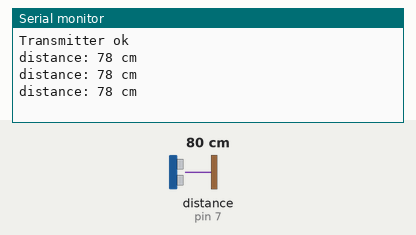
The sketch below on a simulated Arduino Uno, built with avr-gcc and run on an emulated ATmega328P. Shown: the last lines printed to the serial monitor. Wiring (inferred from the names in the program): ultrasonic range finder: trigger pin 6; echo pin 7. The inputs (shaded band) are chosen by the test bench; at power-on: distance to the obstacle (sensor on pin 7) 80 cm. The echo pulse lasts 58.3 µs per cm; no radio packets arrive unless stated.

Above: at 1.3 s.
1.4 s: distance to the obstacle (sensor on pin 7) set to 39 cm
At 1.9 s:
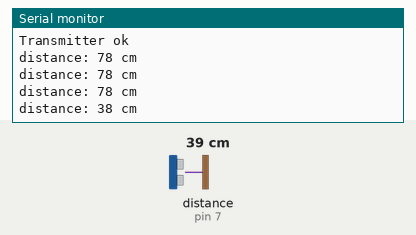
2.9 s: distance to the obstacle (sensor on pin 7) set to 33 cm
At 3.5 s:
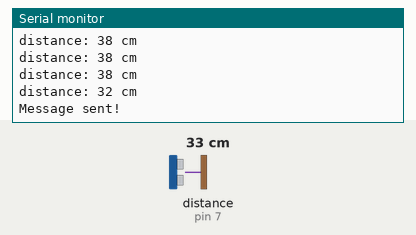
Timing chart, 0 to 5.9 s (numbered marks = the images above; inputs shaded):
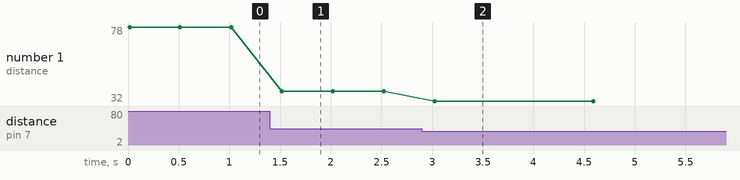

Measured:
- the behaviour switches between 36 and 35 cm on distance to the obstacle (sensor on pin 7) (found by bisection; images 1 and 2)
- after the input at 1.4 s, the serial monitor: prints a new line after 0.12 s (image 1)
- after the input at 2.9 s, the serial monitor: prints a new line after 0.13 s (image 2)
- plotted number 1: 78 → 38 after the input at 1.4 s, 38 → 32 after the input at 2.9 s

The sketch:

transmit.ino
```cpp
#include <RH_ASK.h>
#include <SPI.h>

RH_ASK driver;
long duration_us, distance_cm;

int trigPin = 6;    // TRIG pin
int echoPin = 7;
void setup()
{
    pinMode(trigPin, OUTPUT);
  // configure the echo pin to input mode
    pinMode(echoPin, INPUT);
    Serial.begin(9600);    // Debugging only
    if (!driver.init()){
         Serial.println("init failed");
    }
    else{
      Serial.println("Transmitter ok");
    }
}

void loop(){
  digitalWrite(trigPin, LOW);
  delayMicroseconds(2);
  digitalWrite(trigPin, HIGH);
  delayMicroseconds(10);
  digitalWrite(trigPin, LOW);

  // measure duration of pulse from ECHO pin
  duration_us = pulseIn(echoPin, HIGH);

  // calculate the distance
  distance_cm = duration_us * 0.017;
  Serial.print("distance: ");
  Serial.print(distance_cm);
  Serial.println(" cm");
  if (distance_cm<35 && distance_cm >5){
    const char *msg = 1;
    driver.send((uint8_t *)msg, strlen(msg));
    driver.waitPacketSent();
    Serial.println("Message sent!");
    //rial.println((char*(msg)));
    delay(1000);
  }
  delay(500);

}
```
